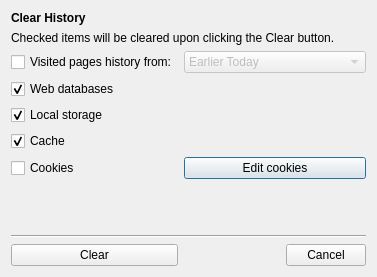
<?xml version="1.0" encoding="UTF-8"?>
<ui version="4.0">
 <class>ClearPrivateData</class>
 <widget class="QDialog" name="ClearPrivateData">
  <property name="geometry">
   <rect>
    <x>0</x>
    <y>0</y>
    <width>377</width>
    <height>277</height>
   </rect>
  </property>
  <property name="windowTitle">
   <string>Clear History</string>
  </property>
  <layout class="QGridLayout" name="gridLayout">
   <item row="0" column="0">
    <widget class="QLabel" name="label_3">
     <property name="text">
      <string>&lt;b&gt;Clear History&lt;/b&gt;</string>
     </property>
    </widget>
   </item>
   <item row="6" column="1">
    <widget class="QPushButton" name="editCookies">
     <property name="text">
      <string>Edit cookies</string>
     </property>
    </widget>
   </item>
   <item row="2" column="1">
    <widget class="QComboBox" name="historyLength">
     <property name="enabled">
      <bool>false</bool>
     </property>
     <item>
      <property name="text">
       <string>Earlier Today</string>
      </property>
     </item>
     <item>
      <property name="text">
       <string>Week</string>
      </property>
     </item>
     <item>
      <property name="text">
       <string>Month</string>
      </property>
     </item>
     <item>
      <property name="text">
       <string>All</string>
      </property>
     </item>
    </widget>
   </item>
   <item row="2" column="0">
    <widget class="QCheckBox" name="history">
     <property name="text">
      <string>Visited pages history from:</string>
     </property>
     <property name="checked">
      <bool>false</bool>
     </property>
    </widget>
   </item>
   <item row="1" column="0" colspan="2">
    <widget class="QLabel" name="label_2">
     <property name="text">
      <string>Checked items will be cleared upon clicking the Clear button.</string>
     </property>
    </widget>
   </item>
   <item row="4" column="0">
    <widget class="QCheckBox" name="localStorage">
     <property name="text">
      <string>Local storage</string>
     </property>
     <property name="checked">
      <bool>true</bool>
     </property>
    </widget>
   </item>
   <item row="9" column="0">
    <widget class="QPushButton" name="clear">
     <property name="minimumSize">
      <size>
       <width>90</width>
       <height>0</height>
      </size>
     </property>
     <property name="text">
      <string>Clear</string>
     </property>
    </widget>
   </item>
   <item row="9" column="1">
    <widget class="QDialogButtonBox" name="buttonBox">
     <property name="orientation">
      <enum>Qt::Horizontal</enum>
     </property>
     <property name="standardButtons">
      <set>QDialogButtonBox::Cancel</set>
     </property>
     <property name="centerButtons">
      <bool>false</bool>
     </property>
    </widget>
   </item>
   <item row="3" column="0">
    <widget class="QCheckBox" name="databases">
     <property name="text">
      <string>Web databases</string>
     </property>
     <property name="checked">
      <bool>true</bool>
     </property>
    </widget>
   </item>
   <item row="5" column="0">
    <widget class="QCheckBox" name="cache">
     <property name="text">
      <string>Cache</string>
     </property>
     <property name="checked">
      <bool>true</bool>
     </property>
    </widget>
   </item>
   <item row="6" column="0">
    <widget class="QCheckBox" name="cookies">
     <property name="text">
      <string>Cookies</string>
     </property>
     <property name="checked">
      <bool>false</bool>
     </property>
    </widget>
   </item>
   <item row="8" column="0" colspan="2">
    <widget class="Line" name="line">
     <property name="orientation">
      <enum>Qt::Horizontal</enum>
     </property>
    </widget>
   </item>
   <item row="7" column="0">
    <spacer name="verticalSpacer">
     <property name="orientation">
      <enum>Qt::Vertical</enum>
     </property>
     <property name="sizeHint" stdset="0">
      <size>
       <width>20</width>
       <height>40</height>
      </size>
     </property>
    </spacer>
   </item>
  </layout>
 </widget>
 <resources/>
 <connections>
  <connection>
   <sender>buttonBox</sender>
   <signal>rejected()</signal>
   <receiver>ClearPrivateData</receiver>
   <slot>reject()</slot>
   <hints>
    <hint type="sourcelabel">
     <x>316</x>
     <y>260</y>
    </hint>
    <hint type="destinationlabel">
     <x>286</x>
     <y>274</y>
    </hint>
   </hints>
  </connection>
 </connections>
</ui>
